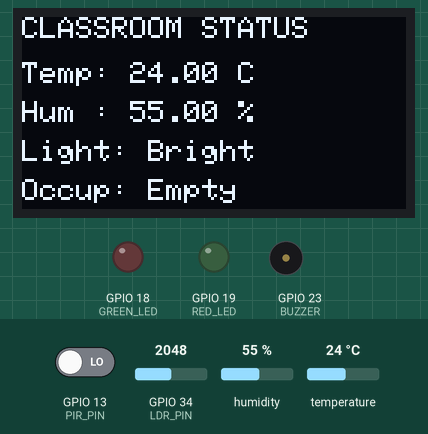
A sketch run on a simulated ESP32. Shown: 128×64 one-colour display, output pins drawn as LEDs (lit = HIGH), buzzer (waves = sounding). Inputs (shaded band) come from the test bench; at power-on: GPIO 13 (PIR_PIN) LOW, GPIO 34 (LDR_PIN) = 2048, humidity 55 %, temperature 24 °C. What the sketch prints to the serial monitor is not drawn.

Above: at 3.2 s.
3.3 s: GPIO 13 (PIR_PIN) driven HIGH
At 4.9 s:
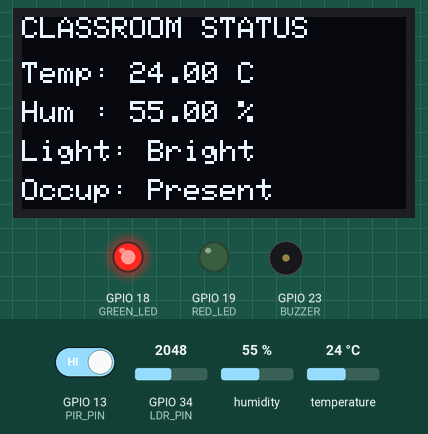
6.0 s: GPIO 34 (LDR_PIN) set to 1045
At 6.5 s:
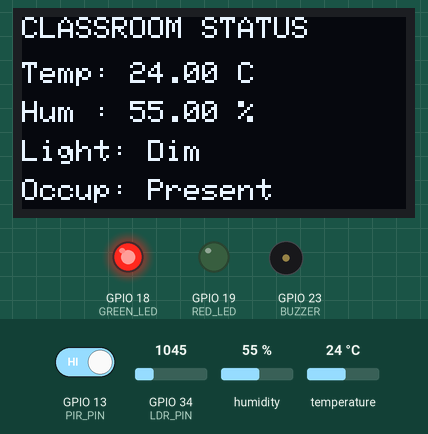
8.7 s: GPIO 34 (LDR_PIN) set to 969
At 10.9 s:
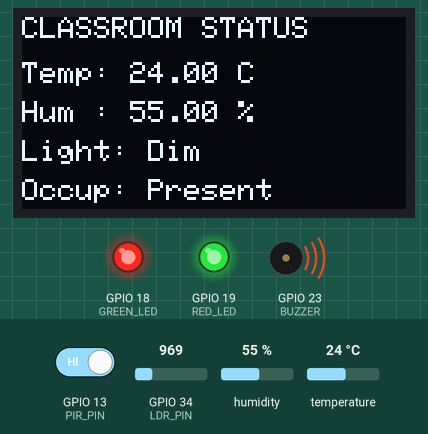
11.7 s: GPIO 13 (PIR_PIN) driven LOW
At 13.7 s:
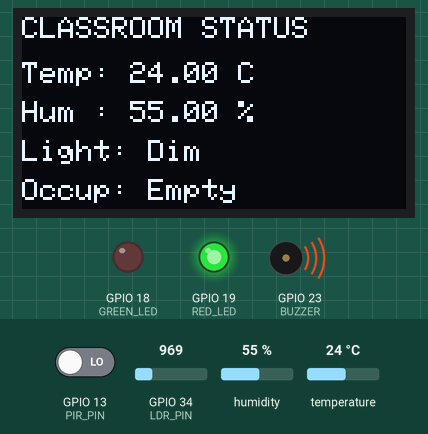
14.4 s: humidity set to 22 %
At 16.9 s:
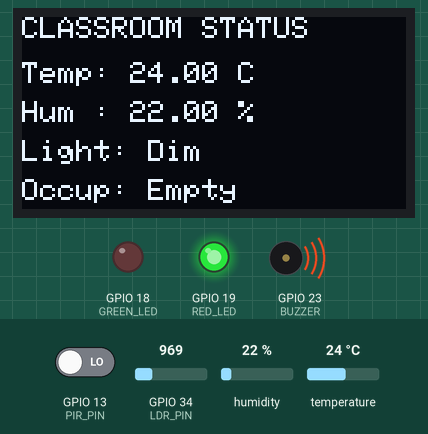
17.8 s: temperature set to 12 °C
At 19.7 s:
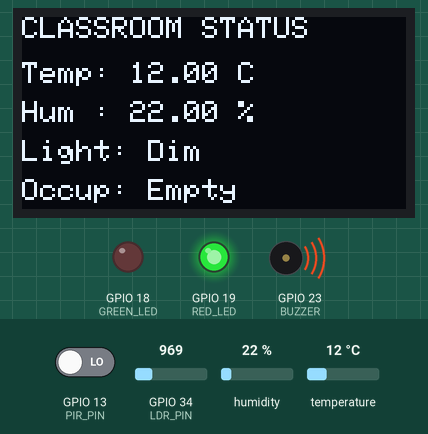
Timing chart, 0 to 21.2 s (numbered marks = the images above; inputs shaded):
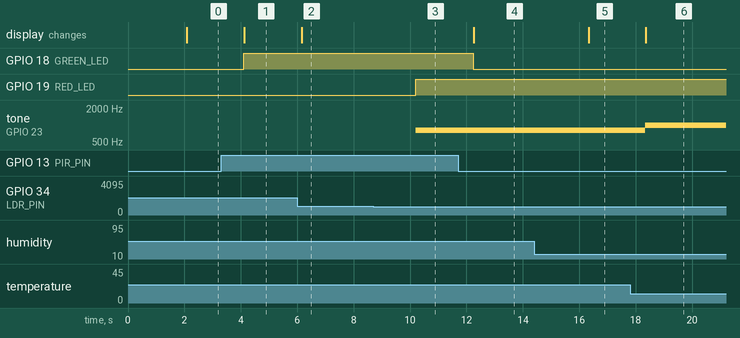

Measured:
- the behaviour switches between 1000 and 999 on GPIO 34 (LDR_PIN) (found by bisection; images 2 and 3)
- after the input at 3.3 s, GPIO 18 (GREEN_LED): LOW → HIGH after 0.80 s; the display: changes after 0.82 s (image 1)
- after the input at 6.0 s, the display: changes after 0.16 s (image 2)
- after the input at 8.7 s, GPIO 19 (RED_LED): LOW → HIGH after 1.5 s; tone on GPIO 23 (BUZZER): silent → 800 Hz after 1.5 s
- after the input at 11.7 s, GPIO 18 (GREEN_LED): HIGH → LOW after 0.53 s; the display: changes after 0.56 s (image 4)
- after the input at 14.4 s, the display: changes after 1.9 s (image 5)
- after the input at 17.8 s, tone on GPIO 23 (BUZZER): 800 Hz → 1000 Hz after 0.54 s; the display: changes after 0.56 s (image 6)

The sketch:

sketch.ino
```cpp
#include <Wire.h>
#include <Adafruit_GFX.h>
#include <Adafruit_SSD1306.h>
#include <DHT.h>

// OLED Settings
#define SCREEN_WIDTH 128
#define SCREEN_HEIGHT 64
Adafruit_SSD1306 display(SCREEN_WIDTH, SCREEN_HEIGHT, &Wire, -1);

// DHT22 Settings
#define DHTPIN 4
#define DHTTYPE DHT22
DHT dht(DHTPIN, DHTTYPE);

// PIR Sensor
#define PIR_PIN 13

// LDR
#define LDR_PIN 34

// LEDs
#define GREEN_LED 18
#define RED_LED 19

// Buzzer
#define BUZZER 23

void setup() {
  Serial.begin(115200);

  dht.begin();

  pinMode(PIR_PIN, INPUT);

  pinMode(GREEN_LED, OUTPUT);
  pinMode(RED_LED, OUTPUT);
  pinMode(BUZZER, OUTPUT);

  if (!display.begin(SSD1306_SWITCHCAPVCC, 0x3C)) {
    Serial.println("OLED initialization failed!");
    while (true);
  }

  display.clearDisplay();
  display.setTextColor(SSD1306_WHITE);

  display.setTextSize(1);
  display.setCursor(10, 20);
  display.println("Classroom Monitor");
  display.display();

  delay(2000);
}

void loop() {

  // Read DHT22
  float temperature = dht.readTemperature();
  float humidity = dht.readHumidity();

  // Read PIR
  int motion = digitalRead(PIR_PIN);

  // Read LDR
  int lightValue = analogRead(LDR_PIN);

  String occupancyStatus;
  String lightStatus;

  // Occupancy
  if (motion == HIGH) {
    occupancyStatus = "Present";
    digitalWrite(GREEN_LED, HIGH);
  } else {
    occupancyStatus = "Empty";
    digitalWrite(GREEN_LED, LOW);
  }

  // Light Level
  if (lightValue > 2000) {
    lightStatus = "Bright";
  } else {
    lightStatus = "Dim";
  }

  // Temperature Alert
  bool alert = false;

  if (temperature > 30 || temperature < 18) {
    digitalWrite(RED_LED, HIGH);
    tone(BUZZER, 1000);
    alert = true;
  } else {
    digitalWrite(RED_LED, LOW);
    noTone(BUZZER);
  }

  // Dark Room Alert
  if (lightValue < 1000) {
    digitalWrite(RED_LED, HIGH);

    if (!alert) {
      tone(BUZZER, 800);
    }
  }

  // OLED Display
  display.clearDisplay();

  display.setTextSize(1);

  display.setCursor(0, 0);
  display.println("CLASSROOM STATUS");

  display.setCursor(0, 15);
  display.print("Temp: ");
  display.print(temperature);
  display.println(" C");

  display.setCursor(0, 28);
  display.print("Hum : ");
  display.print(humidity);
  display.println(" %");

  display.setCursor(0, 41);
  display.print("Light: ");
  display.println(lightStatus);

  display.setCursor(0, 54);
  display.print("Occup: ");
  display.println(occupancyStatus);

  display.display();

  // Serial Monitor
  Serial.println("----- Classroom Data -----");
  Serial.print("Temperature: ");
  Serial.print(temperature);
  Serial.println(" C");

  Serial.print("Humidity: ");
  Serial.print(humidity);
  Serial.println(" %");

  Serial.print("Light Value: ");
  Serial.println(lightValue);

  Serial.print("Occupancy: ");
  Serial.println(occupancyStatus);

  delay(2000);
}
```
